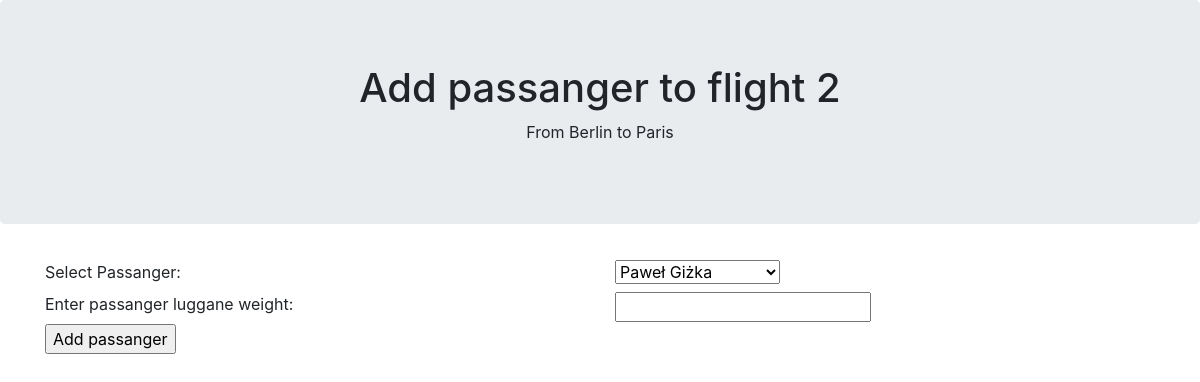
The page /airlinemanager/flights/2/add_passanger_form on the database its author committed.
### flightmanager/models.py (models this page shows)
class Flight(models.Model):
    start_date = models.DateTimeField()
    land_date = models.DateTimeField()
    start_airport = models.CharField(max_length=20)
    land_airport = models.CharField(max_length=20)
    airplane = models.ForeignKey(Airplane, on_delete=models.CASCADE)

### flightmanager/views.py (the view)
# urls.py: path('flights/<int:flight_id>/add_passanger_form', views.add_passanger_form, name='add_passanger_form'),
def add_passanger_form(request, flight_id):
    flight = get_object_or_404(Flight, pk=flight_id)
    passangers = Passanger.objects.all()
    return render(request, 'flightmanager/add_passanger.html', {'flight': flight, 'passangers': passangers})

### flightmanager/templates/flightmanager/add_passanger.html (shortened to what this page needs)
<!DOCTYPE html>
<html lang="en">
<head>
  <link rel="stylesheet" href="https://maxcdn.bootstrapcdn.com/bootstrap/4.1.0/css/bootstrap.min.css">
</head>
<body>
<div class="jumbotron text-center">
    <h1>Add passanger to flight {{ flight.id }}</h1>
    <p>From {{ flight.start_airport }} to {{ flight.land_airport }}</p>
</div>
<div class="container" style="margin-top: 3%">
    <form id="add_user" action="{% url 'flightmanager:add_passanger' flight.id %}" method="post">
        <div class="row">
            <div class="col-sm-6">
                <label for="sel1">Select Passanger:</label>
            </div>
            <div class="col-sm-6">
                <select name="select" form="add_user">
                {% for passanger in passangers %}
                    <option value="{{ passanger.id }}">{{ passanger.name }} {{ passanger.surname }}</option>
                {% endfor %}
                </select>
            </div>
            <div class="col-sm-6">
                <label for="luggage_weight">Enter passanger luggane weight:</label>
            </div>
            <div class="col-sm-6">
                <input name="luggage_weight" required="" id="luggage_weight" type="number">
            </div>
            <div class="col-sm-12">
                <input type="submit" value="Add passanger" />
            </div>
        </div>
    </form>
</div>
</body>
</html>

### rows shown on the page
Flight: id "2", start_airport "Berlin", land_airport "Paris"

### other values the page prints
form field select "Paweł Giżka"
